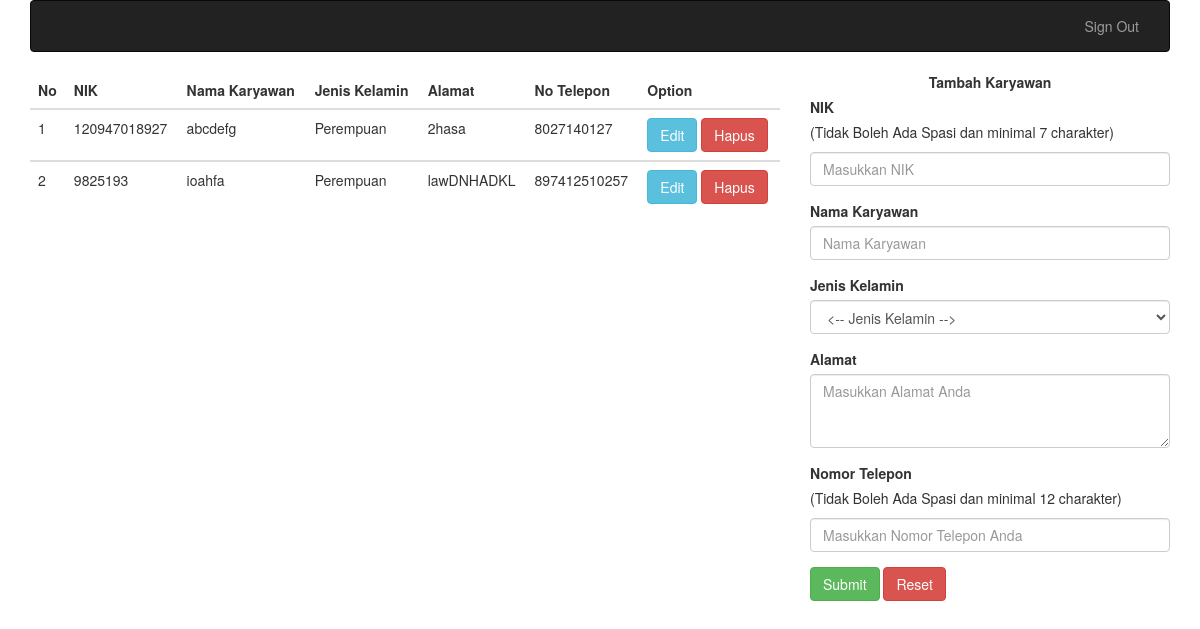
The page /immortal/index.php/karyawan on the database its author committed.
### tables this page shows
CREATE TABLE `data_karyawan` (
  `id_karyawan` int(11) NOT NULL,
  `nik` varchar(225) NOT NULL,
  `nama_karyawan` varchar(255) DEFAULT NULL,
  `jenis_kelamin` varchar(225) DEFAULT NULL,
  `alamat` varchar(225) DEFAULT NULL,
  `no_telepon` varchar(225) DEFAULT NULL
);

### immortal/application/controllers/Karyawan.php (called while the page is built, shortened)
<?php
	class Karyawan extends CI_Controller{
		public function __construct(){
	        $this->load->model('karyawan_model');
			$this->load->helper('url');
	    }
	    public function index(){
	    	$data['user'] = $this->karyawan_model->tampil_data()->result();
	    	$data['karyawan'] = $this->karyawan_model->tampil_data2()->result();
	    	$data['title'] = "Data Karyawan";
	    	$this->load->view('input/input_karyawan', $data);
	    }
	}
?>

### immortal/index.php (called while the page is built, shortened)
<?php
require_once BASEPATH.'core/CodeIgniter.php';

### immortal/application/models/karyawan_model.php (called while the page is built, shortened)
<?php
	class karyawan_model extends CI_Model{
		function tampil_data2(){
			$this->db->select('*');
		    $this->db->from('data_karyawan');
		    $query = $this->db->get();
		    return $query;
		}
	}
?>

### immortal/application/views/input/input_karyawan.php (the view, shortened to what this page needs)
<!DOCTYPE html>
<html>
<head>
	<link rel="stylesheet" href="https://maxcdn.bootstrapcdn.com/bootstrap/3.3.7/css/bootstrap.min.css">
</head>
<body>
	<div class="container">
	</div>
	<div class="container">
            <div class="row justify-content-center">
                <div class="col-md-8">
                    <table class="table table-hover">
                    <thead class="thead-dark">
                        <tr>
                        <th scope="col">No</th>
                        <th scope="col">NIK</th>
                        <th scope="col">Nama Karyawan</th>
                        <th scope="col">Jenis Kelamin</th>
                        <th scope="col">Alamat</th>
                        <th scope="col">No Telepon</th>
                        <th scope="col">Option</th>
                        </tr>
                    </thead>
                    <tbody>
                        <?php
                            $no = 1;
                            foreach($karyawan as $a){
                        ?>
                        <tr>
                        <td><?php echo $no++; ?></td>
                        <td><?php echo $a->nik; ?></td>
                        <td><?php echo $a->nama_karyawan; ?></td>
                        <td><?php echo $a->jenis_kelamin; ?></td>
                        <td>
                            <?php $limit = $a->alamat; ?>
                            <?php echo word_limiter($limit, 3); ?>
                        </td>
                        <td><?php echo $a->no_telepon; ?></td>
                        <td>
                            <a href="<?php echo base_url('karyawan/edit_karyawan/'.$a->id_karyawan); ?>"><button class="btn btn-info">Edit</button></a>
                            <a href="<?php echo base_url('karyawan/hapus/'.$a->id_karyawan); ?>"><button class="btn btn-danger">Hapus</button></a>
                        </td>
                        </tr>
                    </tbody>
                        <?php
                            }
                        ?>
                    </table>
                </div>
                <div class="col-md-4">
                    <div class="card">
                        <div class="card-header bg-dark text-white text-center">
                            <label>Tambah Karyawan</label>
                        </div>
                        <div class="card-body">
                            <form role="form" action="<?php echo base_url(). 'karyawan/tambah_aksi'; ?>" method="post" enctype="multipart/form-data">
                                <div class="form-group">
                                    <label>NIK</label><p>(Tidak Boleh Ada Spasi dan minimal 7 charakter)</p>
                                    <input pattern="^\S+$" onkeypress="return hanyaAngka (event);" type="number" name="nik" placeholder="Masukkan NIK" class="form-control" required="required">
                                </div>
                                <div class="form-group">
                                    <label>Nama Karyawan</label>
                                    <input type="text" name="nama_karyawan" placeholder="Nama Karyawan" class="form-control" required="required">
                                </div>
                                <div class="form-group">
                                    <label>Jenis Kelamin</label>
                                    <select name="jenis_kelamin" class="form-control" required="required">
                                        <option disabled selected><-- Jenis Kelamin --></option>
                                    </select>
                                </div>
                                <div class="form-group">
                                    <label>Alamat</label>
                                    <textarea placeholder="Masukkan Alamat Anda" name="alamat" rows="3" class="form-control" required="required"></textarea>
                                </div>
                                <div class="form-group">
                                <label>Nomor Telepon</label><p>(Tidak Boleh Ada Spasi dan minimal 12 charakter)</p>
                                <input pattern="^\S+$" onkeypress="return hanyaAngka (event);" placeholder="Masukkan Nomor Telepon Anda" class="form-control" type="number" name="no_telepon" required="required">
                            </div>
                                <button onclick="return confirm('Apakah Anda Ingin Save Data Ini ?');" type="submit" class="btn btn-success">Submit</button>
                                <input class="btn btn-danger" type="reset" value="Reset">
                            </form>
                        </div>
                    </div>
                </div>
            </div>
        </div>
</body>
</html>

### rows shown on the page
data_karyawan: nik "120947018927", nama_karyawan "abcdefg", jenis_kelamin "Perempuan", alamat "2hasa", no_telepon "8027140127"
data_karyawan: nik "9825193", nama_karyawan "ioahfa", jenis_kelamin "Perempuan", alamat "lawDNHADKL", no_telepon "897412510257"
